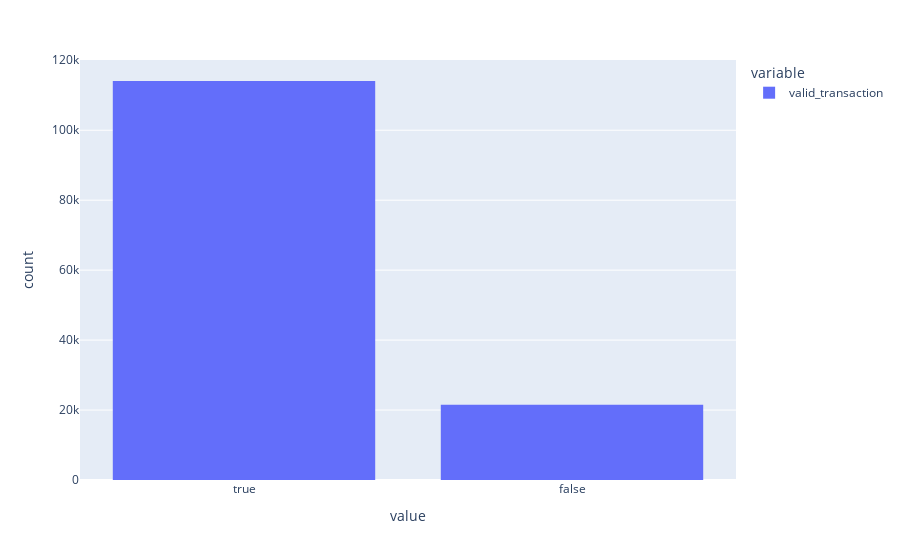

Notebook source saved alongside this figure:
### Code cell
px.histogram(first_method.loc[first_method['class'] == 'Conv']['valid_transaction'])

# arb 66.436k valid and 10.754 non-valid
# conv 47.642 valid and 10.777 non-valid
# total 114.078 valid and 21.531 non-valid

### Figure 1 — Plotly figure (JSON) as saved in the notebook; plotly's stock layout.template omitted (floating-point values rounded to 4 significant figures; data arrays with more than 128 entries replaced by an {"elided": "..."} marker saying what was removed)
{"data": [{"alignmentgroup": "True", "bingroup": "x", "hovertemplate": "variable=valid_transaction<br>value=%{x}<br>count=%{y}<extra></extra>", "legendgroup": "valid_transaction", "marker": {"color": "#636efa"}, "name": "valid_transaction", "offsetgroup": "valid_transaction", "orientation": "v", "showlegend": true, "type": "histogram", "x": {"elided": "135609 bool values"}, "xaxis": "x", "yaxis": "y"}], "layout": {"barmode": "relative", "legend": {"title": {"text": "variable"}, "tracegroupgap": 0}, "margin": {"t": 60}, "xaxis": {"anchor": "y", "domain": [0, 1], "title": {"text": "value"}}, "yaxis": {"anchor": "x", "domain": [0, 1], "title": {"text": "count"}}}}
